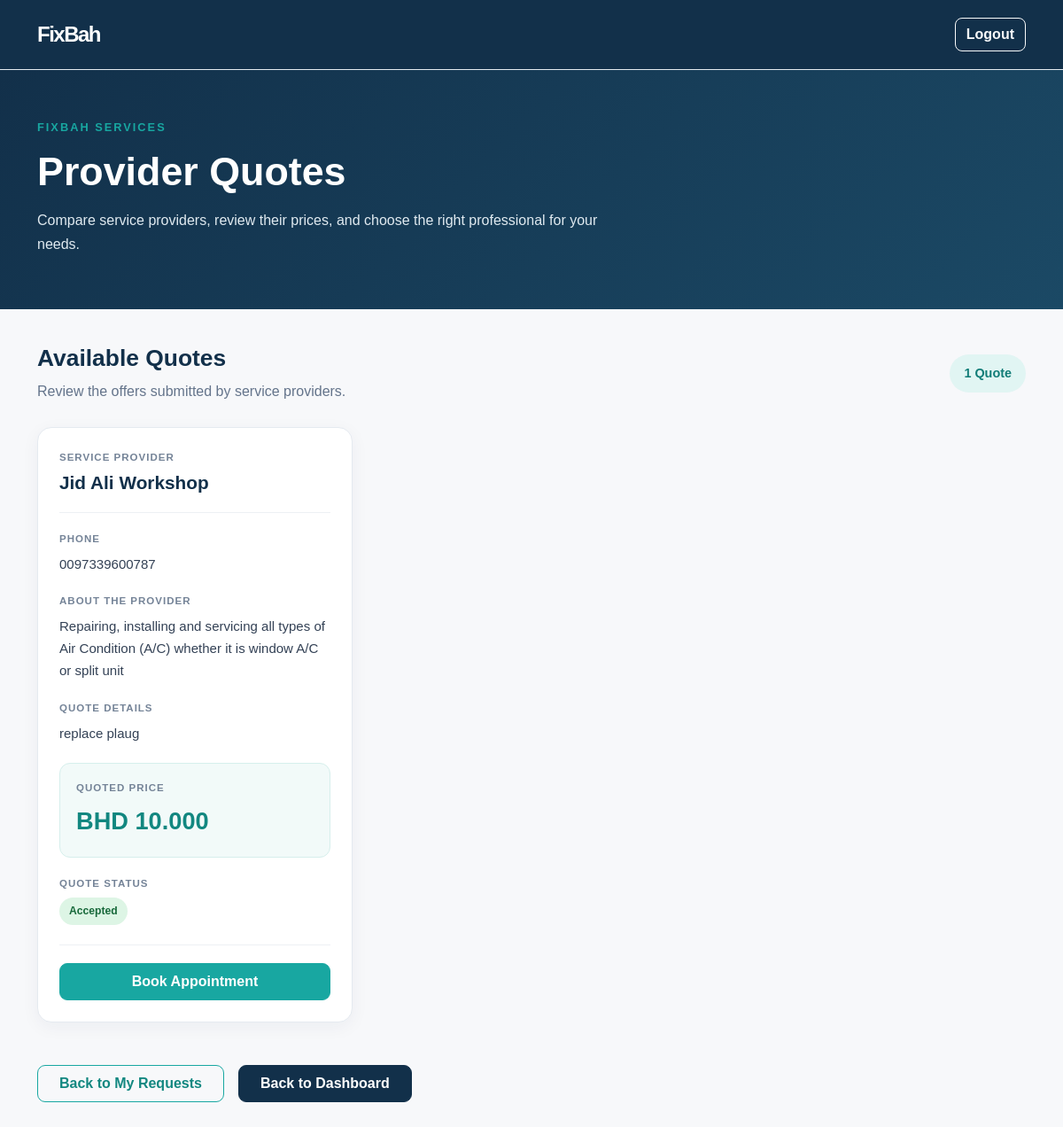
/my-quotes/5 (signed in), run on the app's committed database.
### tables this page shows
CREATE TABLE quotes (
    id INTEGER PRIMARY KEY AUTOINCREMENT,
    request_id INTEGER NOT NULL,
    provider_id INTEGER NOT NULL,
    price REAL NOT NULL CHECK (price >= 0),
    description TEXT,
    status TEXT NOT NULL DEFAULT 'pending',
    created_at DATETIME DEFAULT CURRENT_TIMESTAMP,
    FOREIGN KEY (request_id) REFERENCES service_requests(id),
    FOREIGN KEY (provider_id) REFERENCES providers(id),
    UNIQUE (request_id, provider_id)
);

CREATE TABLE providers (
    id INTEGER PRIMARY KEY AUTOINCREMENT,
    user_id INTEGER NOT NULL UNIQUE,
    business_name TEXT NOT NULL,
    phone TEXT NOT NULL,
    description TEXT,
    verified INTEGER NOT NULL DEFAULT 0,
    FOREIGN KEY (user_id) REFERENCES users(id)
);

### app.py (the view)
@app.route("/my-quotes/<int:request_id>")
def my_quotes(request_id):
    if "user_id" not in session:
        return redirect(url_for("login"))
    if session.get("role") != "customer":
        return redirect(url_for("dashboard"))
    db = get_db_connection()
    try:
        service_request = db.execute("""
            SELECT
                sr.id,
                sr.description,
                sr.location,
                c.name AS category_name
            FROM service_requests AS sr
            JOIN categories AS c
                ON sr.category_id = c.id
            WHERE sr.id = ? AND sr.customer_id = ?
        """, (request_id, session["user_id"])).fetchone()
        if not service_request:
            return "Service request not found.", 404
        quotes = db.execute("""
            SELECT
                q.id,
                q.price,
                q.description AS quote_description,
                q.status AS quote_status,
                q.created_at,
                p.business_name,
                p.phone,
                p.description AS business_description
            FROM quotes AS q
            JOIN providers AS p
                ON q.provider_id = p.id
            WHERE q.request_id = ?
            ORDER BY q.price ASC
        """, (request_id,)).fetchall()
        return render_template(
            "my_quotes.html",
            service_request=service_request,
            quotes=quotes
        )
    finally:
        db.close()

### database.py (called while the page is built)
def get_db_connection():
    db = sqlite3.connect(DATABASE)
    db.row_factory = sqlite3.Row
    db.execute("PRAGMA foreign_keys = ON")
    return db

### templates/my_quotes.html (shortened to what this page needs)
<!DOCTYPE html>
<html lang="en">
<head>
    <link
        href="https://cdn.jsdelivr.net/npm/bootstrap@5.3.3/dist/css/bootstrap.min.css"
        rel="stylesheet"
    >
    <link
        rel="stylesheet"
        href="{{ url_for('static', filename='css/style.css') }}"
    >
</head>
<body class="quotes-page">
    <nav class="navbar quotes-navbar">
        <div class="container">
            <a class="navbar-brand" href="{{ url_for('dashboard') }}">
                FixBah
            </a>
            <a href="{{ url_for('logout') }}" class="btn btn-outline-light">
                Logout
            </a>
        </div>
    </nav>
    <section class="quotes-header">
        <div class="container">
            <p class="dashboard-label">FIXBAH SERVICES</p>
            <h1>Provider Quotes</h1>
            <p>
                Compare service providers, review their prices,
                and choose the right professional for your needs.
            </p>
        </div>
    </section>
    <main class="container quotes-content">
        <div class="quotes-section-heading">
            <div>
                <h2>Available Quotes</h2>
                <p>
                    Review the offers submitted by service providers.
                </p>
            </div>
            {% if quotes %}
                <span class="quotes-count">
                    {{ quotes|length }}
                    {% if quotes|length == 1 %}
                        Quote
                    {% else %}
                        Quotes
                    {% endif %}
                </span>
            {% endif %}
        </div>
        {% if quotes %}
            <div class="row g-4">
                {% for quote in quotes %}
                    <div class="col-12 col-md-6 col-lg-4">
                        <article class="quote-card">
                            <div class="quote-card-header">
                                <div>
                                    <span class="quote-label">
                                        SERVICE PROVIDER
                                    </span>
                                    <h3>
                                        {{ quote.business_name }}
                                    </h3>
                                </div>
                            </div>
                            {% if quote.phone %}
                                <div class="quote-phone">
                                    <span class="quote-label">
                                        PHONE
                                    </span>
                                    <p class="mb-0">
                                        {{ quote.phone }}
                                    </p>
                                </div>
                            {% endif %}
                            {% if quote.business_description %}
                                <div class="quote-provider-description">
                                    <span class="quote-label">
                                        ABOUT THE PROVIDER
                                    </span>
                                    <p class="mb-0">
                                        {{ quote.business_description }}
                                    </p>
                                </div>
                            {% endif %}
                            {% if quote.quote_description %}
                                <div class="quote-description">
                                    <span class="quote-label">
                                        QUOTE DETAILS
                                    </span>
                                    <p class="mb-0">
                                        {{ quote.quote_description }}
                                    </p>
                                </div>
                            {% endif %}
                            <div class="quote-price-section">
                                <span class="quote-label">
                                    QUOTED PRICE
                                </span>
                                <p class="quote-price">
                                    BHD {{ "%.3f"|format(quote.price) }}
                                </p>
                            </div>
                            <div class="mb-3">
                                <span class="quote-label">
                                    QUOTE STATUS
                                </span>
                                {% if quote.quote_status == 'accepted' %}
                                    <span class="quote-status quote-status-accepted">
                                        Accepted
                                    </span>
                                {% elif quote.quote_status == 'rejected' %}
                                    <span class="quote-status quote-status-rejected">
                                        Rejected
                                    </span>
                                {% elif quote.quote_status == 'pending' %}
                                    <span class="quote-status quote-status-pending">
                                        Pending
                                    </span>
                                {% else %}
                                    <span class="quote-status quote-status-other">
                                        {{ quote.quote_status|capitalize }}
                                    </span>
                                {% endif %}
                            </div>
                            <div class="quotes-actions">
                                {% if quote.quote_status == 'accepted' %}
                                    <a
                                        href="{{ url_for('book_appointment', quote_id=quote.id) }}"
                                        class="btn btn-primary-brand w-100 py-2"
                                    >
                                        Book Appointment
                                    </a>
                                {% endif %}
                            </div>
                        </article>
                    </div>
                {% endfor %}
            </div>
        {% endif %}
        <div class="d-flex flex-wrap gap-3 mt-5">
            <a
                href="{{ url_for('my_requests') }}"
                class="btn btn-outline-brand px-4 py-2"
            >
                Back to My Requests
            </a>
            <a
                href="{{ url_for('dashboard') }}"
                class="btn btn-secondary-brand px-4 py-2"
            >
                Back to Dashboard
            </a>
        </div>
    </main>
</body>
</html>

### static/css/style.css (style rules this page uses)
:root { --navy: #12304A; --navy-dark: #0B2235; --teal: #18A7A1; --teal-dark: #138A85; --light: #F7F8FA; --white: #FFFFFF; --text: #263746; --muted: #6B7B89; --border: #E5EBF0; }
* { box-sizing: border-box; }
html { scroll-behavior: smooth; scroll-padding-top: 90px; }
body { margin: 0; background: var(--white); color: var(--text); font-family: Arial, Helvetica, sans-serif; line-height: 1.6; }
a { text-decoration: none; }
.navbar { background: var(--white); padding: 16px 0; border-bottom: 1px solid var(--border); }
.navbar-brand { font-size: 2rem; font-weight: 800; letter-spacing: -1.5px; }
.btn { border-radius: 8px; font-weight: 700; transition: background-color 0.2s, color 0.2s, border-color 0.2s, transform 0.2s; }
.btn-primary-brand { display: inline-flex; align-items: center; justify-content: center; gap: 10px; background: var(--teal); border: 1px solid var(--teal); color: var(--white); padding: 12px 23px; }
.btn-outline-brand { border: 1px solid var(--border); color: var(--navy); padding: 12px 23px; }
.btn-primary-brand { background: #18A7A1; border: 1px solid #18A7A1; color: #FFFFFF; font-weight: 600; padding: 11px 18px; border-radius: 8px; transition: 0.2s ease; }
.dashboard-label { color: #18A7A1; font-size: 13px; font-weight: 700; letter-spacing: 2px; margin-bottom: 12px; }
.btn-primary-brand { background: #18A7A1; border: 1px solid #18A7A1; color: #FFFFFF; }
.quotes-page { background: #F7F8FA; min-height: 100vh; color: #12304A; }
.quotes-header { background: linear-gradient(135deg, #12304A, #1B4965); color: #FFFFFF; padding: 55px 0 60px; }
.quotes-header .dashboard-label { color: #18A7A1; font-size: 0.8rem; font-weight: 750; letter-spacing: 2px; margin-bottom: 12px; }
.quotes-header h1 { font-size: clamp(2rem, 4vw, 2.8rem); font-weight: 750; margin-bottom: 14px; }
.quotes-header p:not(.dashboard-label) { color: #E0EAF0; max-width: 680px; line-height: 1.7; margin-bottom: 0; }
.quotes-navbar { background: #12304A; padding: 15px 0; }
.quotes-navbar .navbar-brand { color: #FFFFFF; font-size: 1.5rem; font-weight: 750; text-decoration: none; }
.quotes-content { padding-top: 40px; padding-bottom: 60px; }
.quotes-section-heading { display: flex; justify-content: space-between; align-items: center; gap: 20px; margin-bottom: 28px; }
.quotes-section-heading h2 { font-size: 1.65rem; font-weight: 750; margin-bottom: 8px; }
.quotes-section-heading p { color: #64748B; margin-bottom: 0; }
.quotes-count { background: #E1F5F3; color: #117C77; padding: 10px 16px; border-radius: 30px; font-size: 0.9rem; font-weight: 750; white-space: nowrap; }
.quote-card { height: 100%; background: #FFFFFF; border: 1px solid #E5EAF0; border-radius: 16px; padding: 24px; box-shadow: 0 5px 20px rgba(18, 48, 74, 0.05); transition: transform 0.2s ease, box-shadow 0.2s ease; }
.quote-card-header { display: flex; justify-content: space-between; align-items: flex-start; gap: 14px; padding-bottom: 20px; margin-bottom: 20px; border-bottom: 1px solid #EDF0F4; }
.quote-card-header h3 { font-size: 1.3rem; font-weight: 750; margin: 6px 0 0; overflow-wrap: anywhere; }
.quote-label { display: block; color: #748397; font-size: 0.72rem; font-weight: 750; letter-spacing: 1px; margin-bottom: 7px; }
.quote-provider-description, .quote-description, .quote-phone { color: #334155; font-size: 0.94rem; line-height: 1.65; margin-bottom: 20px; overflow-wrap: anywhere; }
.quote-price-section { background: #F2FAF9; border: 1px solid #D6EFEC; border-radius: 12px; padding: 18px; margin: 5px 0 20px; }
.quote-price { color: #128780; font-size: 1.7rem; font-weight: 750; margin: 0; }
.quote-status { display: inline-block; padding: 7px 11px; border-radius: 30px; font-size: 0.76rem; font-weight: 750; line-height: 1.4; }
.quote-status-accepted { background: #DDF5E5; color: #17683A; }
.quotes-actions { margin-top: 22px; padding-top: 20px; border-top: 1px solid #EDF0F4; }
.btn-primary-brand { background: #18A7A1; border: 1px solid #18A7A1; color: #FFFFFF; font-weight: 700; border-radius: 9px; }
.btn-secondary-brand { background: #12304A; border: 1px solid #12304A; color: #FFFFFF; font-weight: 700; border-radius: 9px; }
.btn-outline-brand { background: transparent; border: 1px solid #18A7A1; color: #128780; font-weight: 700; border-radius: 9px; }

### data on the page
quotes: business_name "Jid Ali Workshop", phone "0097339600787", business_description "Repairing, installing and servicing all types of Air Condition (A/C) whether it is window A/C or split unit", quote_description "replace plaug", price "10.000", status "Accepted"

### other printed values
{{ quotes|length }} "1"
